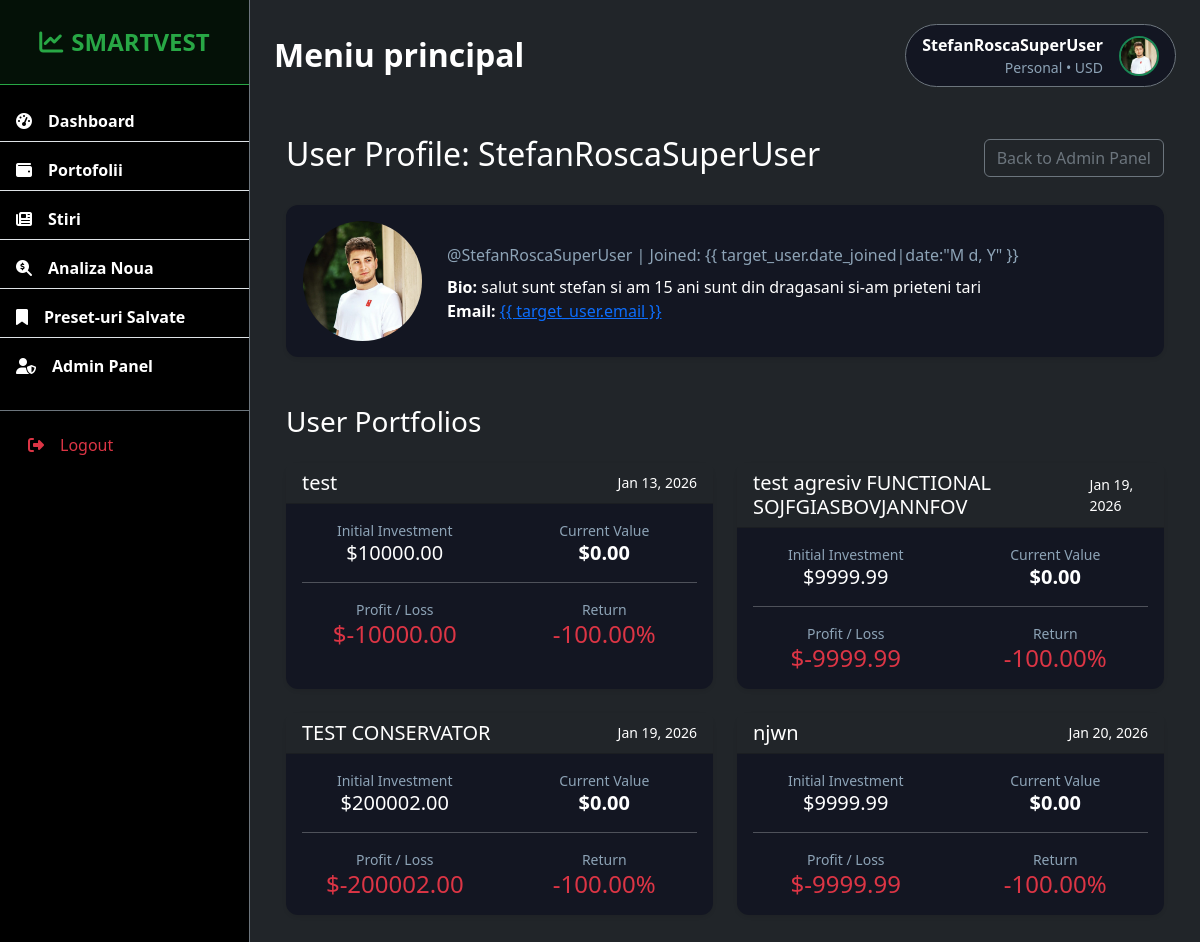
The page /custom-admin/user/2/ (signed in) on the database its author committed.
### SmartVest/models.py (models this page shows, shortened)
class UserProfile(models.Model):
    user = models.OneToOneField(User, on_delete=models.CASCADE)
    avatar = models.ImageField(upload_to='avatars/', default='avatars/default.png', blank=True)
    bio = models.TextField(max_length=500, blank=True)

class SavedPortfolio(models.Model):
    user = models.ForeignKey(User, on_delete=models.CASCADE)
    name = models.CharField(max_length=100)
    description = models.TextField(blank=True)
    portfolio_data = models.JSONField(default=dict)
    created_at = models.DateTimeField(default=timezone.now)
    updated_at = models.DateTimeField(auto_now=True)

### SmartVest/views.py (the view)
# urls.py: path('custom-admin/user/<int:user_id>/', views.admin_user_detail, name='admin-user-detail'),
@user_passes_test(lambda u: u.is_superuser)
def admin_user_detail(request, user_id):
    user = get_object_or_404(User, pk=user_id)
    portfolios = SavedPortfolio.objects.filter(user=user)
    performance_data = get_portfolio_performance(portfolios)
    context = {
        'target_user': user,
        'performance_data': performance_data
    }
    return render(request, 'SmartVest/admin_user_detail.html', context)

### templates/SmartVest/admin_user_detail.html (shortened to what this page needs)
{% extends 'base.html' %}
{% block content %}
<div class="container py-4">
    <div class="d-flex justify-content-between align-items-center mb-4">
        <h2>User Profile: {{ target_user.username }}</h2>
        <a href="{% url 'admin-dashboard' %}" class="btn btn-outline-secondary">Back to Admin Panel</a>
    </div>
    <div class="card shadow-sm mb-5">
        <div class="card-body">
            <div class="row align-items-center">
                <div class="col-md-2 text-center">
                    {% if target_user.userprofile.avatar %}
                    <img src="{{ target_user.userprofile.avatar.url }}" class="rounded-circle img-fluid"
                        style="max-width: 120px; max-height: 120px;">
                    {% else %}
                    <div class="rounded-circle bg-secondary d-flex justify-content-center align-items-center mx-auto text-white display-4"
                        style="width: 120px; height: 120px;">
                        {{ target_user.username|first|upper }}
                    </div>
                    {% endif %}
                </div>
                <div class="col-md-10">
                    <p class="text-muted mb-2">@{{ target_user.username }} | Joined: {{ target_user.date_joined|date:"M
                        d, Y" }}</p>
                    <p class="mb-0"><strong>Bio:</strong> {{ target_user.userprofile.bio|default:"No bio provided." }}
                    </p>
                    <p class="mb-0"><strong>Email:</strong> <a href="mailto:{{ target_user.email }}">{{
                            target_user.email }}</a></p>
                </div>
            </div>
        </div>
    </div>
    <h3 class="mb-4">User Portfolios</h3>
    {% if performance_data %}
    <div class="row">
        {% for data in performance_data %}
        <div class="col-md-6 mb-4">
            <div class="card shadow-sm h-100">
                <div class="card-header bg-dark text-white d-flex justify-content-between align-items-center">
                    <h5 class="mb-0">{{ data.portfolio.name }}</h5>
                    <small>{{ data.portfolio.created_at|date:"M d, Y" }}</small>
                </div>
                <div class="card-body">
                    <div class="row text-center mb-3">
                        <div class="col-6">
                            <small class="text-muted d-block uppercase">Initial Investment</small>
                            <span class="h5">${{ data.initial_value|floatformat:2 }}</span>
                        </div>
                        <div class="col-6">
                            <small class="text-muted d-block uppercase">Current Value</small>
                            <span class="h5 fw-bold">${{ data.current_value|floatformat:2 }}</span>
                        </div>
                    </div>
                    <hr>
                    <div class="row text-center">
                        <div class="col-6">
                            <small class="text-muted d-block uppercase">Profit / Loss</small>
                            <span class="h4 {% if data.profit_loss >= 0 %}text-success{% else %}text-danger{% endif %}">
                                {% if data.profit_loss >= 0 %}+{% endif %}${{ data.profit_loss|floatformat:2 }}
                            </span>
                        </div>
                        <div class="col-6">
                            <small class="text-muted d-block uppercase">Return</small>
                            <span class="h4 {% if data.return_pct >= 0 %}text-success{% else %}text-danger{% endif %}">
                                {% if data.return_pct >= 0 %}+{% endif %}{{ data.return_pct|floatformat:2 }}%
                            </span>
                        </div>
                    </div>
                </div>
            </div>
        </div>
        {% endfor %}
    </div>
    {% else %}
    <div class="alert alert-info">
        This user has no saved portfolios.
    </div>
    {% endif %}
</div>
{% endblock %}

### templates/base.html (shortened to what this page needs)
<!DOCTYPE html>
<html lang="en">
<head>
    <link href="https://cdn.jsdelivr.net/npm/bootstrap@5.3.0/dist/css/bootstrap.min.css" rel="stylesheet">
    <link rel="stylesheet" href="https://cdnjs.cloudflare.com/ajax/libs/font-awesome/6.4.0/css/all.min.css">
    <link rel="stylesheet" href="/static/css/style.css">
</head>
<body class="bg-dark text-white">
    <div class="d-flex" id="wrapper">
        {% if user.is_authenticated %}
        <div class="bg-black border-end border-secondary sidebar-wrapper" id="sidebar-wrapper">
            <a href="{% url 'home' %}" class="text-decoration-none">
                <div
                    class="sidebar-heading text-center py-4 primary-text fs-4 fw-bold text-uppercase border-bottom border-secondary mb-3 logo-link">
                    <i class="fas fa-chart-line me-2 text-success"></i><span class="text-white">SmartVest</span>
                </div>
            </a>
            <div class="list-group list-group-flush my-3">
                <a href="{% url 'home' %}"
                    class="list-group-item list-group-item-action bg-transparent text-white fw-bold mb-2 sidebar-link">
                    <i class="fas fa-tachometer-alt me-3"></i>Dashboard
                </a>
                <a href="{% url 'portfolio-list' %}"
                    class="list-group-item list-group-item-action bg-transparent text-white fw-bold mb-2 sidebar-link">
                    <i class="fas fa-wallet me-3"></i>Portofolii
                </a>
                <a href="{% url 'market-news' %}"
                    class="list-group-item list-group-item-action bg-transparent text-white fw-bold mb-2 sidebar-link">
                    <i class="fas fa-newspaper me-3"></i>Stiri
                </a>
                <a href="{% url 'run-analysis' %}"
                    class="list-group-item list-group-item-action bg-transparent text-white fw-bold mb-2 sidebar-link">
                    <i class="fas fa-search-dollar me-3"></i>Analiza Noua
                </a>
                <a href="{% url 'presets-list' %}"
                    class="list-group-item list-group-item-action bg-transparent text-white fw-bold mb-2 sidebar-link">
                    <i class="fas fa-bookmark me-3"></i>Preset-uri Salvate
                </a>
                {% if user.is_superuser %}
                <a href="{% url 'admin-dashboard' %}"
                    class="list-group-item list-group-item-action bg-transparent text-white fw-bold mb-2 sidebar-link">
                    <i class="fas fa-user-shield me-3"></i>Admin Panel
                </a>
                {% endif %}
            </div>
            <div class="mt-auto p-3 border-top border-secondary">
                <form action="{% url 'logout' %}" method="post">
                    <button type="submit" class="btn btn-outline-danger w-100 border-0 text-start">
                        <i class="fas fa-sign-out-alt me-3"></i>Logout
                    </button>
                </form>
            </div>
        </div>
        {% endif %}
        <div id="page-content-wrapper" class="w-100">
            <nav class="navbar navbar-expand-lg navbar-dark bg-transparent py-4 px-4">
                <div class="d-flex align-items-center">
                    <h2 class="fs-2 m-0 text-white fw-bold">{% block header_title %}Meniu principal{% endblock %}</h2>
                </div>
                <div class="collapse navbar-collapse" id="navbarSupportedContent">
                    <ul class="navbar-nav ms-auto mb-2 mb-lg-0">
                        <li class="nav-item">
                            <a href="{% url 'profile' %}" class="text-decoration-none">
                                <div
                                    class="d-flex align-items-center text-white bg-dark-card rounded-pill px-3 py-2 ms-3 border border-secondary component-bg">
                                    {% if user.is_authenticated %}
                                    <div class="me-3 text-end d-none d-md-block">
                                        <span class="d-block fw-bold text-white">{{ user.username }}</span>
                                        <span class="d-block small text-muted">Personal • USD</span>
                                    </div>
                                    {% if user.userprofile.avatar %}
                                    <img src="{{ user.userprofile.avatar.url }}"
                                        class="rounded-circle border border-2 border-success"
                                        style="width: 40px; height: 40px; object-fit: cover;">
                                    {% else %}
                                    <div class="rounded-circle bg-secondary d-flex justify-content-center align-items-center text-white fw-bold"
                                        style="width: 40px; height: 40px;">
                                        {{ user.username|slice:":1"|upper }}
                                    </div>
                                    {% endif %}
                                    {% else %}
                                    <a href="{% url 'login' %}"
                                        class="btn btn-sm btn-success rounded-pill px-4">Login</a>
                                    {% endif %}
                                </div>
                            </a>
                        </li>
                    </ul>
                </div>
            </nav>
            <div class="container-fluid px-4 pb-5">
                {% block content %}{% endblock %}
            </div>
        </div>
    </div>
</body>
</html>

### static/css/style.css (style rules this page uses)
:root { --main-bg-color: #0b0f19; --secondary-bg-color: #131622; --sidebar-bg-color: #000000; --text-main: #ffffff; --text-secondary: #8da3b6; --accent-green: #28a745; --accent-red: #dc3545; }
body { background-color: var(--main-bg-color) !important; font-family: 'Segoe UI', Tahoma, Geneva, Verdana, sans-serif; color: var(--text-main); overflow-x: hidden; }
#wrapper { overflow-x: hidden; min-height: 100vh; }
#sidebar-wrapper { min-height: 100vh; width: 250px; margin-left: 0; transition: margin 0.25s ease-out; background-color: var(--sidebar-bg-color) !important; flex-shrink: 0; }
#page-content-wrapper { min-width: 0; width: 100%; }
.sidebar-link { transition: all 0.3s; border-right: 4px solid transparent; }
.logo-link { transition: all 0.3s ease; cursor: pointer; }
.bg-dark-card { background-color: var(--secondary-bg-color); }
.component-bg { background-color: var(--secondary-bg-color); }
.card { background-color: var(--secondary-bg-color); color: var(--text-main); border: none; border-radius: 12px; }
.text-success { color: var(--accent-green) !important; }
.text-danger { color: var(--accent-red) !important; }
.text-muted { color: var(--text-secondary) !important; }

### rows shown on the page
SavedPortfolio: portfolio.name "test", portfolio.created_at "Jan 13, 2026", initial_value "10000.00", current_value "0.00", profit_loss "-10000.00", return_pct "-100.00"
SavedPortfolio: portfolio.name "test agresiv FUNCTIONAL SOJFGIASBOVJANNFOV", portfolio.created_at "Jan 19, 2026", initial_value "9999.99", current_value "0.00", profit_loss "-9999.99", return_pct "-100.00"
SavedPortfolio: portfolio.name "TEST CONSERVATOR", portfolio.created_at "Jan 19, 2026", initial_value "200002.00", current_value "0.00", profit_loss "-200002.00", return_pct "-100.00"
SavedPortfolio: portfolio.name "njwn", portfolio.created_at "Jan 20, 2026", initial_value "9999.99", current_value "0.00", profit_loss "-9999.99", return_pct "-100.00"

### other values the page prints
{{ user.username }} "StefanRoscaSuperUser"
{{ target_user.username }} "StefanRoscaSuperUser"
{{ target_user.userprofile.bio|default:"No bio provided." }} "salut sunt stefan si am 15 ani sunt din dragasani si-am prieteni tari"
